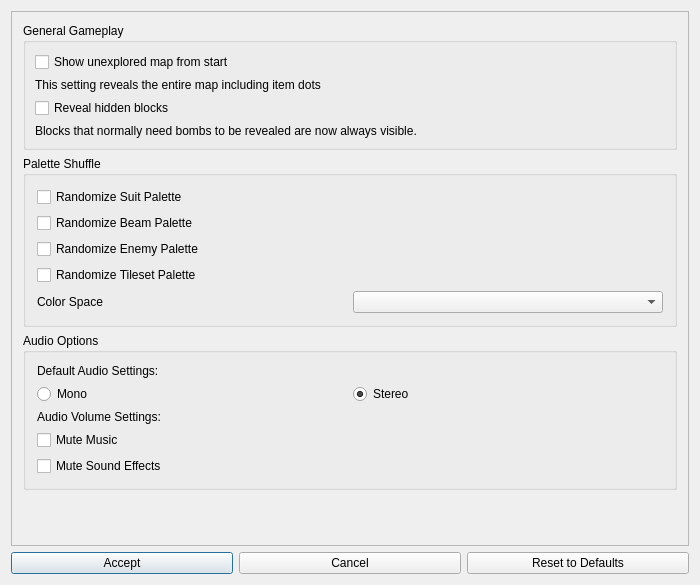
<?xml version="1.0" encoding="UTF-8"?>
<ui version="4.0">
 <class>FusionCosmeticPatchesDialog</class>
 <widget class="QDialog" name="FusionCosmeticPatchesDialog">
  <property name="geometry">
   <rect>
    <x>0</x>
    <y>0</y>
    <width>700</width>
    <height>585</height>
   </rect>
  </property>
  <property name="windowTitle">
   <string>Metroid Fusion - Cosmetic Options</string>
  </property>
  <layout class="QGridLayout" name="gridLayout">
   <item row="3" column="2">
    <widget class="QPushButton" name="reset_button">
     <property name="text">
      <string>Reset to Defaults</string>
     </property>
    </widget>
   </item>
   <item row="3" column="1">
    <widget class="QPushButton" name="cancel_button">
     <property name="text">
      <string>Cancel</string>
     </property>
    </widget>
   </item>
   <item row="3" column="0">
    <widget class="QPushButton" name="accept_button">
     <property name="text">
      <string>Accept</string>
     </property>
     <property name="default">
      <bool>true</bool>
     </property>
    </widget>
   </item>
   <item row="1" column="0" colspan="3">
    <widget class="QScrollArea" name="scrollArea">
     <property name="widgetResizable">
      <bool>true</bool>
     </property>
     <widget class="QWidget" name="scroll_area_contents">
      <property name="geometry">
       <rect>
        <x>0</x>
        <y>0</y>
        <width>680</width>
        <height>535</height>
       </rect>
      </property>
      <layout class="QVBoxLayout" name="verticalLayout">
       <item>
        <widget class="QGroupBox" name="gameplay_box">
         <property name="title">
          <string>General Gameplay</string>
         </property>
         <layout class="QVBoxLayout" name="verticalLayout_2">
          <property name="leftMargin">
           <number>9</number>
          </property>
          <property name="topMargin">
           <number>9</number>
          </property>
          <property name="rightMargin">
           <number>9</number>
          </property>
          <property name="bottomMargin">
           <number>9</number>
          </property>
          <item>
           <widget class="QCheckBox" name="map_check">
            <property name="text">
             <string>Show unexplored map from start</string>
            </property>
           </widget>
          </item>
          <item>
           <widget class="QLabel" name="map_label">
            <property name="text">
             <string>This setting reveals the entire map including item dots</string>
            </property>
           </widget>
          </item>
          <item>
           <widget class="QCheckBox" name="reveal_blocks_check">
            <property name="text">
             <string>Reveal hidden blocks</string>
            </property>
           </widget>
          </item>
          <item>
           <widget class="QLabel" name="reveal_blocks_label">
            <property name="text">
             <string>Blocks that normally need bombs to be revealed are now always visible.</string>
            </property>
           </widget>
          </item>
         </layout>
        </widget>
       </item>
       <item>
        <widget class="QGroupBox" name="palette_box">
         <property name="title">
          <string>Palette Shuffle</string>
         </property>
         <layout class="QVBoxLayout" name="palette_layout">
          <item>
           <layout class="QHBoxLayout" name="suit_color_layout">
            <property name="spacing">
             <number>6</number>
            </property>
            <item>
             <widget class="QCheckBox" name="suit_palette_check">
              <property name="text">
               <string>Randomize Suit Palette</string>
              </property>
             </widget>
            </item>
           </layout>
          </item>
          <item>
           <layout class="QHBoxLayout" name="beam_color_layout">
            <property name="spacing">
             <number>6</number>
            </property>
            <item>
             <widget class="QCheckBox" name="beam_palette_check">
              <property name="text">
               <string>Randomize Beam Palette</string>
              </property>
             </widget>
            </item>
           </layout>
          </item>
          <item>
           <layout class="QHBoxLayout" name="enemy_color_layout">
            <property name="spacing">
             <number>6</number>
            </property>
            <item>
             <widget class="QCheckBox" name="enemy_palette_check">
              <property name="text">
               <string>Randomize Enemy Palette</string>
              </property>
             </widget>
            </item>
           </layout>
          </item>
          <item>
           <layout class="QHBoxLayout" name="tileset_color_layout">
            <property name="spacing">
             <number>6</number>
            </property>
            <item>
             <widget class="QCheckBox" name="tileset_palette_check">
              <property name="text">
               <string>Randomize Tileset Palette</string>
              </property>
             </widget>
            </item>
           </layout>
          </item>
          <item>
           <layout class="QGridLayout" name="color_space_layout">
            <item row="0" column="1">
             <widget class="QComboBox" name="color_space_combo"/>
            </item>
            <item row="0" column="0">
             <widget class="QLabel" name="color_space_label">
              <property name="maximumSize">
               <size>
                <width>16777215</width>
                <height>20</height>
               </size>
              </property>
              <property name="text">
               <string>Color Space</string>
              </property>
             </widget>
            </item>
           </layout>
          </item>
         </layout>
        </widget>
       </item>
       <item>
        <widget class="QGroupBox" name="audio_box">
         <property name="title">
          <string>Audio Options</string>
         </property>
         <layout class="QVBoxLayout" name="audio_layout">
          <item>
           <widget class="QLabel" name="default_audio_label">
            <property name="text">
             <string>Default Audio Settings:</string>
            </property>
           </widget>
          </item>
          <item>
           <layout class="QHBoxLayout" name="stereo_layout">
            <property name="spacing">
             <number>6</number>
            </property>
            <item>
             <widget class="QRadioButton" name="mono_option">
              <property name="text">
               <string>Mono</string>
              </property>
              <property name="checked">
               <bool>false</bool>
              </property>
             </widget>
            </item>
            <item>
             <widget class="QRadioButton" name="stereo_option">
              <property name="text">
               <string>Stereo</string>
              </property>
              <property name="checked">
               <bool>true</bool>
              </property>
             </widget>
            </item>
           </layout>
          </item>
          <item>
           <widget class="QLabel" name="audio_volume_label">
            <property name="text">
             <string>Audio Volume Settings:</string>
            </property>
           </widget>
          </item>
          <item>
           <layout class="QHBoxLayout" name="volume_layout">
            <property name="spacing">
             <number>6</number>
            </property>
            <item>
             <widget class="QCheckBox" name="disable_music_check">
              <property name="text">
               <string>Mute Music</string>
              </property>
             </widget>
            </item>
           </layout>
          </item>
          <item>
           <layout class="QHBoxLayout" name="music_layout">
            <property name="spacing">
             <number>6</number>
            </property>
            <item>
             <widget class="QCheckBox" name="disable_sfx_check">
              <property name="text">
               <string>Mute Sound Effects</string>
              </property>
             </widget>
            </item>
           </layout>
          </item>
         </layout>
        </widget>
       </item>
       <item>
        <spacer name="verticalSpacer">
         <property name="orientation">
          <enum>Qt::Vertical</enum>
         </property>
         <property name="sizeHint" stdset="0">
          <size>
           <width>20</width>
           <height>40</height>
          </size>
         </property>
        </spacer>
       </item>
      </layout>
     </widget>
    </widget>
   </item>
  </layout>
 </widget>
 <layoutdefault spacing="6" margin="11"/>
 <resources/>
 <connections/>
</ui>
